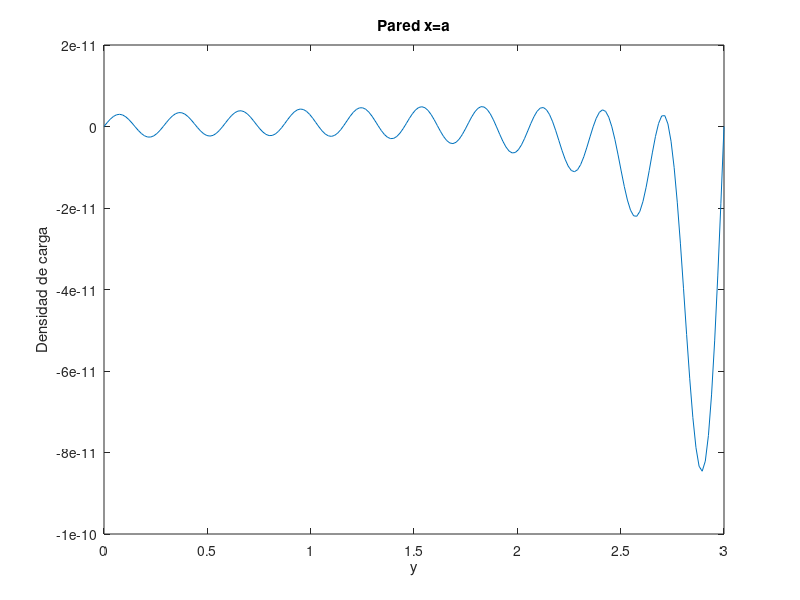

Source code (MATLAB):
a=2;
b=3;
i=20;

y=linspace(0,3,200);
e=8.85.*10.^(-12);
sigmatotal = 0;
for n = 1:i
  An = 1./(n.*pi.*sinh(n.*pi.*a./b)).*(cos(n.*pi).*((2.*b.^3)./(a.^3.*(n.*pi).^2)-atan(b./a)));
  sigma = -2.*pi.*e.*n./b.*An.*cosh(n.*pi.*a./b).*sin(n.*pi.*y./b);
  sigmatotal = sigma+sigmatotal;
endfor


plot(y,sigmatotal)
title("Pared x=a")
xlabel("y")
ylabel("Densidad de carga")
